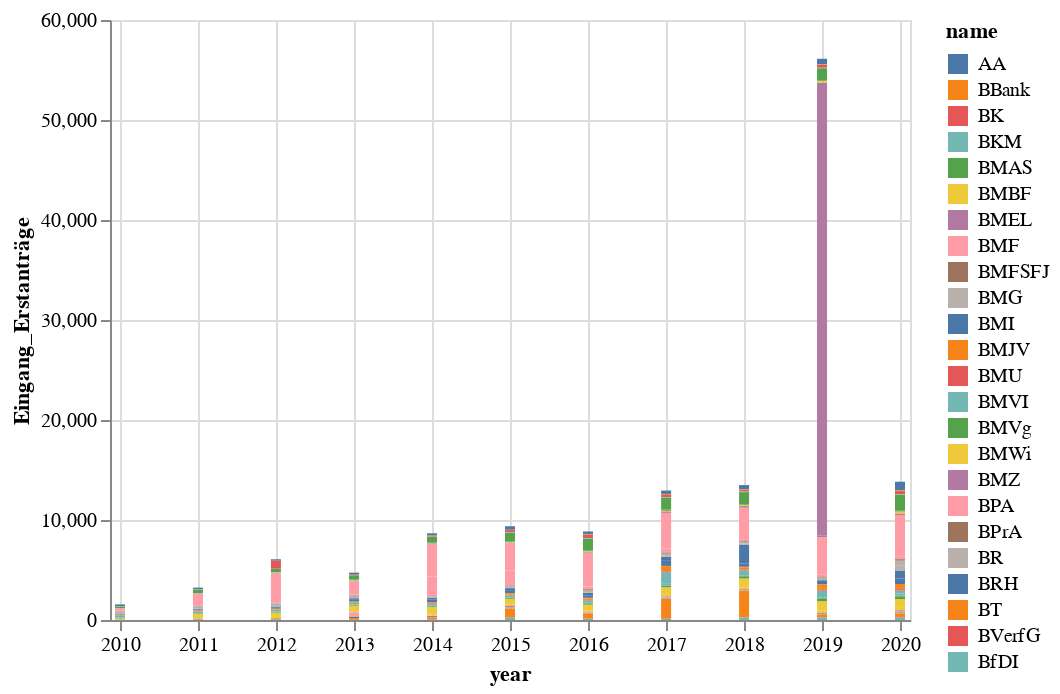

The notebook cell saved with this chart:
### Code cell
alt.Chart(df).mark_bar().encode(
    color='name',
    x='year',
    y='Eingang_Erstanträge',
    tooltip='name'
).interactive()

### Figure 1 — Vega-Lite specification as saved in the notebook (floating-point values rounded to 4 significant figures; data arrays with more than 128 entries replaced by an {"elided": "..."} marker saying what was removed)
{"config": {"view": {"continuousWidth": 400, "continuousHeight": 300}}, "data": {"name": "data-bdf75c06ba8c195c6fcbdf4b59e1acea"}, "mark": "bar", "encoding": {"color": {"type": "nominal", "field": "name"}, "tooltip": {"type": "nominal", "field": "name"}, "x": {"type": "temporal", "field": "year"}, "y": {"type": "quantitative", "field": "Eingang_Erstanträge"}}, "selection": {"selector007": {"type": "interval", "bind": "scales", "encodings": ["x", "y"]}}, "$schema": "https://vega.github.io/schema/vega-lite/v4.8.1.json", "datasets": {"data-bdf75c06ba8c195c6fcbdf4b59e1acea": {"elided": "415 records"}}}
